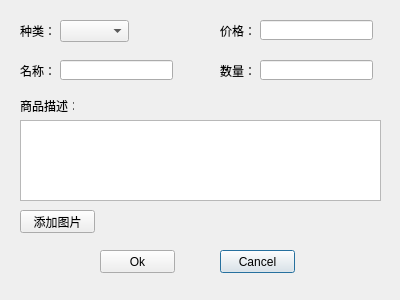
<?xml version="1.0" encoding="UTF-8"?>
<ui version="4.0">
 <class>Dialog</class>
 <widget class="QDialog" name="Dialog">
  <property name="geometry">
   <rect>
    <x>0</x>
    <y>0</y>
    <width>400</width>
    <height>300</height>
   </rect>
  </property>
  <property name="windowTitle">
   <string>增加商品</string>
  </property>
  <widget class="QComboBox" name="comboBox">
   <property name="geometry">
    <rect>
     <x>60</x>
     <y>20</y>
     <width>69</width>
     <height>22</height>
    </rect>
   </property>
  </widget>
  <widget class="QLabel" name="label">
   <property name="geometry">
    <rect>
     <x>20</x>
     <y>20</y>
     <width>41</width>
     <height>21</height>
    </rect>
   </property>
   <property name="text">
    <string>种类：</string>
   </property>
  </widget>
  <widget class="QLineEdit" name="namelineEdit">
   <property name="geometry">
    <rect>
     <x>60</x>
     <y>60</y>
     <width>113</width>
     <height>20</height>
    </rect>
   </property>
  </widget>
  <widget class="QTextEdit" name="textEdit">
   <property name="geometry">
    <rect>
     <x>20</x>
     <y>120</y>
     <width>361</width>
     <height>81</height>
    </rect>
   </property>
  </widget>
  <widget class="QLineEdit" name="pricelineEdit">
   <property name="geometry">
    <rect>
     <x>260</x>
     <y>20</y>
     <width>113</width>
     <height>20</height>
    </rect>
   </property>
  </widget>
  <widget class="QLineEdit" name="numberlineEdit">
   <property name="geometry">
    <rect>
     <x>260</x>
     <y>60</y>
     <width>113</width>
     <height>20</height>
    </rect>
   </property>
  </widget>
  <widget class="QLabel" name="label_2">
   <property name="geometry">
    <rect>
     <x>20</x>
     <y>60</y>
     <width>31</width>
     <height>21</height>
    </rect>
   </property>
   <property name="text">
    <string>名称：</string>
   </property>
  </widget>
  <widget class="QLabel" name="label_3">
   <property name="geometry">
    <rect>
     <x>220</x>
     <y>20</y>
     <width>31</width>
     <height>21</height>
    </rect>
   </property>
   <property name="text">
    <string>价格：</string>
   </property>
  </widget>
  <widget class="QLabel" name="label_4">
   <property name="geometry">
    <rect>
     <x>220</x>
     <y>60</y>
     <width>31</width>
     <height>21</height>
    </rect>
   </property>
   <property name="text">
    <string>数量：</string>
   </property>
  </widget>
  <widget class="QLabel" name="label_5">
   <property name="geometry">
    <rect>
     <x>20</x>
     <y>100</y>
     <width>54</width>
     <height>12</height>
    </rect>
   </property>
   <property name="text">
    <string>商品描述：</string>
   </property>
  </widget>
  <widget class="QPushButton" name="pushButton_2">
   <property name="geometry">
    <rect>
     <x>220</x>
     <y>250</y>
     <width>75</width>
     <height>23</height>
    </rect>
   </property>
   <property name="text">
    <string>Cancel</string>
   </property>
  </widget>
  <widget class="QPushButton" name="pushButton">
   <property name="geometry">
    <rect>
     <x>100</x>
     <y>250</y>
     <width>75</width>
     <height>23</height>
    </rect>
   </property>
   <property name="text">
    <string>Ok</string>
   </property>
  </widget>
  <widget class="QPushButton" name="imageButton">
   <property name="geometry">
    <rect>
     <x>20</x>
     <y>210</y>
     <width>75</width>
     <height>23</height>
    </rect>
   </property>
   <property name="text">
    <string>添加图片</string>
   </property>
  </widget>
 </widget>
 <resources/>
 <connections>
  <connection>
   <sender>pushButton_2</sender>
   <signal>clicked()</signal>
   <receiver>Dialog</receiver>
   <slot>reject()</slot>
   <hints>
    <hint type="sourcelabel">
     <x>257</x>
     <y>261</y>
    </hint>
    <hint type="destinationlabel">
     <x>199</x>
     <y>149</y>
    </hint>
   </hints>
  </connection>
  <connection>
   <sender>pushButton</sender>
   <signal>clicked()</signal>
   <receiver>Dialog</receiver>
   <slot>accept()</slot>
   <hints>
    <hint type="sourcelabel">
     <x>137</x>
     <y>261</y>
    </hint>
    <hint type="destinationlabel">
     <x>199</x>
     <y>149</y>
    </hint>
   </hints>
  </connection>
 </connections>
</ui>
